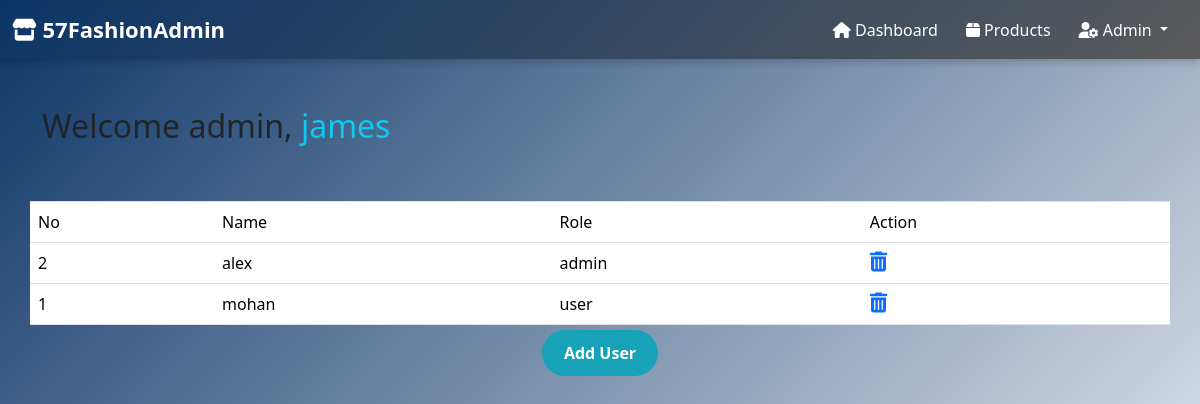
/57_PJ/userlist.php (signed in), run on the app's committed database.
### tables this page shows
CREATE TABLE `users` (
  `user_id` int(11) NOT NULL,
  `user_name` varchar(100) NOT NULL,
  `password` varchar(255) NOT NULL,
  `user_role` varchar(50) DEFAULT 'user',
  `created_at` datetime DEFAULT current_timestamp()
);

### 57_PJ/userlist.php (the view, shortened to what this page needs)
<?php
include 'conn.php';
?>
<!DOCTYPE html>
<html lang="en">
<head>
    <link rel="stylesheet" href="https://cdnjs.cloudflare.com/ajax/libs/font-awesome/4.7.0/css/font-awesome.min.css">
    <link rel="stylesheet" href="https://cdn.jsdelivr.net/npm/bootstrap@4.4.1/dist/css/bootstrap.min.css">
</head>
<body>
    <?php include 'header.php'; ?>
    <div class="container">
        <div class="row mt-5">
            <div class="col-md-12">
                <h2>Welcome admin,
                    <span class="text-info">
                        <?php
                        if(isset($_SESSION['admin']))
                        {
                            echo $_SESSION['admin'];
                        }
                        else
                        {
                            $_SESSION['admin']='';
                        }
                        ?>
                    </span>
                </h2>
            </div>
        </div>
        <div class="row mt-5 ">
            <table class="table table-condensed">
                <tr>
                    <td>No</td>
                    <td>Name</td>
                    <td>Role</td>
                    <td>Action</td>
                </tr>
                <?php
                $query="SELECT * FROM users ORDER BY user_id DESC";
                $go_query=mysqli_query($connection,$query);
                while($row=mysqli_fetch_array($go_query))
                {
                    $user_id=$row['user_id'];
                    $user_name=$row['user_name'];
                    $user_role=$row['user_role'];
                    echo "<tr>";
                    echo "<td>{$user_id}</td>";
                    echo "<td>{$user_name}</td>";
                    echo "<td>{$user_role}</td>";
                    echo "<td>
                    <a href='userlist.php?action=delete&uid={$user_id}'><i class='fa fa-trash-o' style='font-size:20px'></i></a>
                    </td>";
                    echo "</tr>";
                }
                ?>
            </table>
            <div class="actions">
            <a href="adduser.php">Add User</a>
            </div>
        </div>
    </div>
</body>
</html>

### 57_PJ/userlist.php (style rules this page uses)
body { background: linear-gradient(135deg,rgb(12, 53, 103),rgb(254, 254, 255)); min-height: 100vh; color: white; }
.actions { margin-top: 150px; text-align: center; animation: fadeIn 1.2s ease-out forwards; }
.actions a { margin: 0 10px; padding: 12px 22px; border-radius: 30px; background: #17a2b8; color: #fff; text-decoration: none; font-weight: 600; transition: background 0.3s ease; }

### 57_PJ/header.php (style rules this page uses)
body { margin: 0; padding: 0; }

### data on the page
users: user_id "2", user_name "alex", user_role "admin"
users: user_id "1", user_name "mohan", user_role "user"

### other printed values
$_SESSION['admin'] "james"
